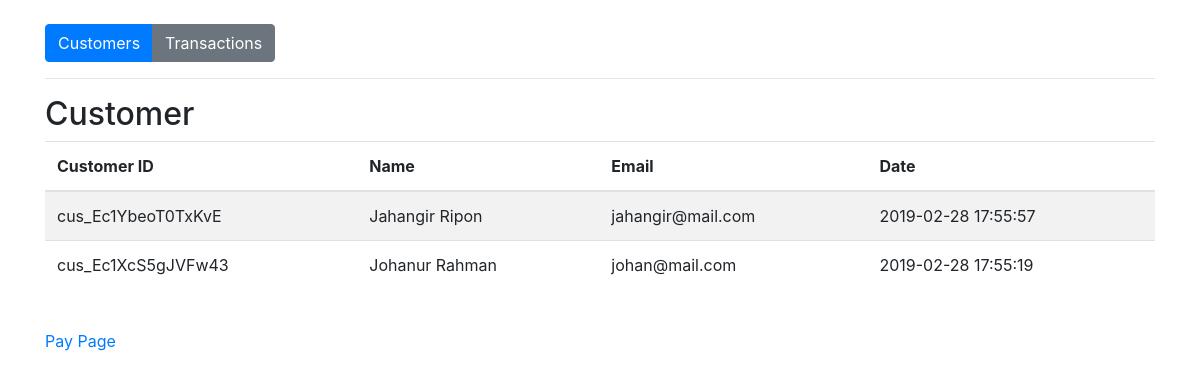
The page /customers.php on the database its author committed.
### tables this page shows
CREATE TABLE `customers` (
  `id` varchar(255) NOT NULL,
  `first_name` varchar(255) NOT NULL,
  `last_name` varchar(255) NOT NULL,
  `email` varchar(255) NOT NULL,
  `created_at` datetime NOT NULL DEFAULT CURRENT_TIMESTAMP
);

### lib/pdo_db.php (called while the page is built, shortened)
<?php
class Database {
	private $host = DB_HOST;
	private $user = DB_USER;
	private $pass = DB_PASS;
	private $dbname = DB_NAME;
	private $dbh;
	private $stmt;
	public function __construct() {
		$dsn = 'mysql:host=' . $this->host . ';dbname=' . $this->dbname;
		$options = array (
			PDO::ATTR_PERSISTENT => true,
			PDO::ATTR_ERRMODE => PDO::ERRMODE_EXCEPTION
		);
		try {
			$this->dbh = new PDO ($dsn, $this->user, $this->pass, $options);
		}
		catch ( PDOException $e ) {
			$this->error = $e->getMessage();
		}
	}
	public function query($query) {
		$this->stmt = $this->dbh->prepare($query);
	}
	public function execute(){
		return $this->stmt->execute();
	}
	public function resultset(){
		$this->execute();
		return $this->stmt->fetchAll(PDO::FETCH_OBJ);
	}
}

### models/Customer.php (called while the page is built, shortened)
<?php
    class Customer {
        private $db;
        public function __construct() {
            $this->db = new Database;
        }
        public function getCustomers() {
            $this->db->query('SELECT * FROM CUSTOMERS ORDER BY created_at DESC');
            $results = $this->db->resultset();
            return $results;
        }
    }
?>

### customers.php (the view, shortened to what this page needs)
<?php
    require_once('lib/pdo_db.php');
    require_once('models/Customer.php');
    $customer = new Customer();
    $customers = $customer->getCustomers();
?>
<!DOCTYPE html>
<html lang="en">
<head>
    <link rel="stylesheet" href="https://stackpath.bootstrapcdn.com/bootstrap/4.3.1/css/bootstrap.min.css"
>
</head>
<body>
    <div class="container mt-4">
        <div class="btn-group" role="group">
            <a href="customers.php" class="btn btn-primary">
                Customers
            </a>
            <a href="transactions.php" class="btn btn-secondary">
                Transactions
            </a>
        </div>
        <hr>
        <h2>Customer</h2>
        <table class="table table-striped">
            <thead>
                <tr>
                    <th>Customer ID</th>
                    <th>Name</th>
                    <th>Email</th>
                    <th>Date</th>
                </tr>
            </thead>
            <tbody>
            <?php foreach($customers as $c): ?>
                <tr>
                    <td><?php echo $c->id; ?></td>
                    <td><?php echo $c->first_name; ?> <?php echo $c->last_name; ?></td>
                    <td><?php echo $c->email; ?></td>
                    <td><?php echo $c->created_at; ?></td>
                </tr>
            <?php endforeach;?>
            </tbody>
        </table>
        <br>
        <p><a href="index.php">Pay Page</a></p>
    </div>
</body>
</html>

### rows shown on the page
customers: id "cus_Ec1YbeoT0TxKvE", first_name "Jahangir", last_name "Ripon", email "jahangir@mail.com", created_at "2019-02-28 17:55:57"
customers: id "cus_Ec1XcS5gJVFw43", first_name "Johanur", last_name "Rahman", email "johan@mail.com", created_at "2019-02-28 17:55:19"
